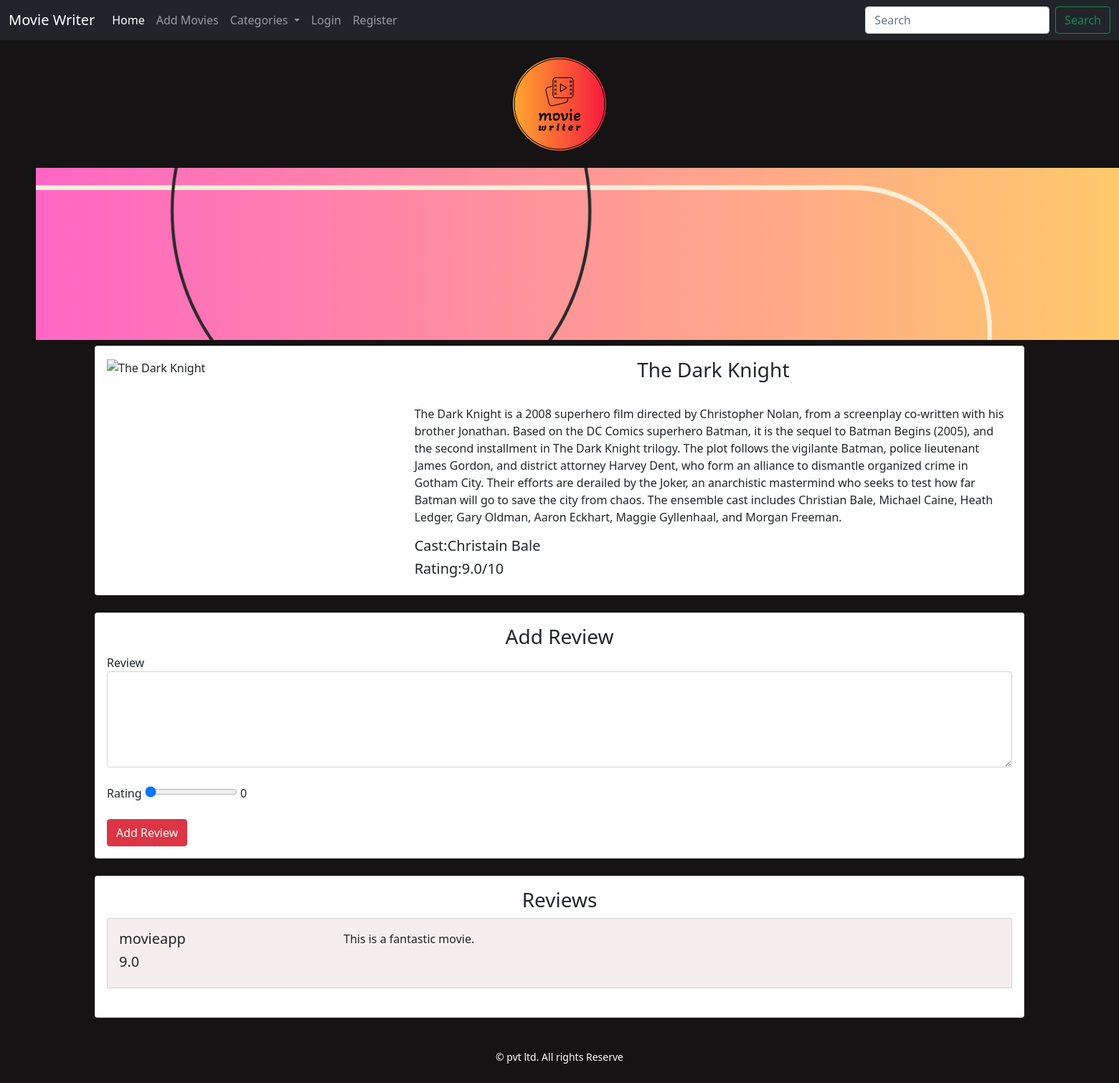
Page /details/1/ on the committed database.
### movieapp/models.py (models this page shows, shortened)
class Movie(models.Model):
    objects = None
    title = models.CharField(max_length=200)
    description = models.TextField()
    release_date = models.DateField()
    actors = models.CharField(max_length=300)
    trailer_link = models.URLField()
    average_rating=models.IntegerField(default=0.0)
    image= models.URLField(default=None,null=True)
    category = models.ForeignKey(Category, on_delete=models.CASCADE,default=None,null=True,blank=True)  # Added category field

class Review(models.Model):
    movie=models.ForeignKey(Movie,on_delete=models.CASCADE)
    user=models.ForeignKey(User,on_delete=models.CASCADE)
    comment=models.TextField(max_length=1000,default=None)
    rating= models.FloatField(default=0)

### movieapp/views.py (the view)
# urls.py: path('details/<int:id>/',views.details,name="details"),
def details(request,id):
    movie=Movie.objects.get(id=id)
    reviews=Review.objects.filter(movie=id).order_by("-comment")
    average= reviews.aggregate(Avg("rating")).get("rating__avg",0)
    if average==None:
        average=0
    average=round(average,2)
    context={
        "movie":movie,
        "reviews":reviews,
        "average":average
    }
    return render( request,'details.html', context)

### templates/details.html (shortened to what this page needs)
{% extends 'base.html' %}
{% block content %}
<div class="container">
    <div class="card" >
        <div class="card-body">
        <div class="row">
            <div class="col-md-4">
                <img src="{{movie.image}}" alt="{{movie.title}}" class="img-fluid" width="75%">
            </div>
            <div class="col-md-8">
                <h3 class="text-center">{{movie.title}}</h3>
                <br>
                <p>{{movie.description}}</p>
                <h5>Cast:{{movie.actors}}</h5>
                <h5>Rating:{{average}}/10</h5>
        </div>
    </div>
        </div>
</div>
    <br>
    <div class="card">
        <div class="card-body">
             <h3 class="text-center">Add Review</h3>
            <form action="{% url 'add_review' movie.id %}" method="POST">
                <label for="comment">Review</label>
                <textarea name="comment" id="comment" cols="30" rows="5" class="form-control"></textarea>
                <br>
                <label for="rating">Rating</label>
                <input type="range" id="rangeInput"
                name="rating" min="0" max="10" value="0"  step="0.5"
                       oninput="amount.value=rangeInput.value">
                <output name="amount" id="amount" for="rangeInput">0</output>
                <br>
                <br>
                <input type="submit"  class="btn btn-danger" value="Add Review">
            </form>
        </div>
    </div>
    <br>
    <div class="card">
        <div class="card-body">
            <h3 class="text-center">Reviews</h3>
            {% for review in reviews %}
            <div class="card" style="background-color:#f5eeee;">
                <div class="card-body">
                    <div class="row">
                        <div class="col-md-3">
                            <h5 class="text-left">{{review.user.username}}</h5>
                            <h5>{{review.rating}}</h5>
                        </div>
                        <div class="col-md-9">
                            <p>{{review.comment}}</p>
                        </div>
                    </div>
                </div>
            </div>
            <br>
            {% endfor %}
        </div>
    </div>
</div>
{% endblock %}

### templates/base.html (shortened to what this page needs)
<!doctype html>
{% load static %}
    <link href="https://cdn.jsdelivr.net/npm/bootstrap@5.0.2/dist/css/bootstrap.min.css" rel="stylesheet">
    <link rel="stylesheet" href="{% static 'css/style.css' %}">
  </head>
  <body>
    <nav class="navbar navbar-expand-lg navbar-dark bg-dark text-light">
  <div class="container-fluid">
    <a class="navbar-brand" href="{% url 'index' %}">Movie Writer</a>
    <div class="collapse navbar-collapse" id="navbarSupportedContent">
      <ul class="navbar-nav me-auto mb-2 mb-lg-0">
        <li class="nav-item">
            <a class="nav-link active" aria-current="page" href="{% url 'index' %}">Home</a>
        </li>
        <li class="nav-item">
          <a class="nav-link" href="{% url 'add_movies' %}">Add Movies</a>
        </li>
<li class="nav-item dropdown">
    <a class="nav-link dropdown-toggle" href="#" id="navbar_Dropdown" role="button" data-bs-toggle="dropdown" aria-expanded="false">
        Categories
    </a>
        {% if user.is_authenticated %}
          <ul class="dropdown-menu" aria-labelledby="navbarDropdown">
            <li><hr class="dropdown-divider"></li>
            <li><a class="dropdown-item" href="{% url 'accounts:logout' %}">Logout</a></li>
          </ul>
        </li>
        <li class="nav-item dropdown">
          <a class="nav-link dropdown-toggle" href="#" id="navbarDropdown" role="button" data-bs-toggle="dropdown" aria-expanded="false">
            {{user.username}}
          </a>
          <ul class="dropdown-menu" aria-labelledby="navbarDropdown">
            <li><hr class="dropdown-divider"></li>
            <li><a class="dropdown-item" href="{% url 'accounts:logout' %}">Logout</a></li>
          </ul>
        </li>
        {% else %}
        <li class="nav-item">
          <a class="nav-link" href="{% url 'accounts:login' %}">Login</a>
        </li>
        <li class="nav-item">
          <a class="nav-link" href="{% url 'accounts:register' %}">Register</a>
        </li>
        {% endif %}
      </ul>
      <form class="d-flex" method="GET" action="{% url 'index'%}">
        <input class="form-control me-2" type="search" placeholder="Search" aria-label="Search" name="title">
        <button class="btn btn-outline-success" type="submit">Search</button>
      </form>
    </div>
  </div>
</nav>
    <br>
    <div style="text-align: center;">
<img src="{% static 'img/logo_movie.png' %}" alt="logimage" width="130px;" height="130px;" center>
    </div>
    <br>
    <img class="my_image my_image_padding" src="{% static 'img/movie_banner.png' %}" alt="movie_writer" width="1920px" height="240px" style="border-radius: 20px; padding-left: 50px;padding-right:50px";>
    {% block content %}
    {% endblock %}
    <br>
  <div>
      <div class ="container">
    <div class="container-fluid">
        <div class = "footer navbar-fixed-bottom my_footer">
            <p class="text-center" style="background-color:#orange; height:60px;padding-top:20px;font-size:14px;color:white;border-radius: 10px">&copy;  pvt ltd. All rights Reserve</p>
            </div>
        </div>
    </div>
</div>
  </body>
</html>

### templates/base.html (style rules this page uses)
body { background-color:#151313; }

### rows in the picture
Movie: title "The Dark Knight", description "The Dark Knight is a 2008 superhero film directed by Christopher Nolan, from a screenplay co-written with his brother Jonathan. Based on the DC Comics superhero Batman, it is the sequel to Batman Begins (2005), and the second installment in The Dark Knight trilogy. The plot follows the vigilante Batman, police lieutenant James Gordon, and district attorney Harvey Dent, who form an alliance to dismantle organized crime in Gotham City. Their efforts are derailed by the Joker, an anarchistic mastermind who seeks to test how far Batman will go to save the city from chaos. The ensemble cast includes Christian Bale, Michael Caine, Heath Ledger, Gary Oldman, Aaron Eckhart, Maggie Gyllenhaal, and…", actors "Christain Bale"
Review: user.username "movieapp", rating "9.0", comment "This is a fantastic movie."

### other values in the picture
{{ average }} "9.0"
